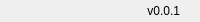
              <widget class="QFrame" name="bottomBar">
               <property name="minimumSize">
                <size>
                 <width>0</width>
                 <height>15</height>
                </size>
               </property>
               <property name="maximumSize">
                <size>
                 <width>16777215</width>
                 <height>22</height>
                </size>
               </property>
               <property name="frameShape">
                <enum>QFrame::NoFrame</enum>
               </property>
               <property name="frameShadow">
                <enum>QFrame::Raised</enum>
               </property>
               <layout class="QHBoxLayout" name="horizontalLayout_5">
                <property name="spacing">
                 <number>0</number>
                </property>
                <property name="leftMargin">
                 <number>0</number>
                </property>
                <property name="topMargin">
                 <number>0</number>
                </property>
                <property name="rightMargin">
                 <number>0</number>
                </property>
                <property name="bottomMargin">
                 <number>0</number>
                </property>
                <item>
                 <widget class="QLabel" name="creditsLabel">
                  <property name="maximumSize">
                   <size>
                    <width>16777215</width>
                    <height>10</height>
                   </size>
                  </property>
                  <property name="font">
                   <font>
                    <family>Segoe UI</family>
                    <pointsize>-1</pointsize>
                    <italic>false</italic>
                    <bold>false</bold>
                   </font>
                  </property>
                  <property name="text">
                   <string/>
                  </property>
                  <property name="alignment">
                   <set>Qt::AlignLeading|Qt::AlignLeft|Qt::AlignVCenter</set>
                  </property>
                 </widget>
                </item>
                <item>
                 <widget class="QLabel" name="version">
                  <property name="text">
                   <string>v0.0.1</string>
                  </property>
                  <property name="alignment">
                   <set>Qt::AlignRight|Qt::AlignTrailing|Qt::AlignVCenter</set>
                  </property>
                 </widget>
                </item>
                <item>
                 <widget class="QFrame" name="frame_size_grip">
                  <property name="minimumSize">
                   <size>
                    <width>20</width>
                    <height>0</height>
                   </size>
                  </property>
                  <property name="maximumSize">
                   <size>
                    <width>20</width>
                    <height>16777215</height>
                   </size>
                  </property>
                  <property name="frameShape">
                   <enum>QFrame::NoFrame</enum>
                  </property>
                  <property name="frameShadow">
                   <enum>QFrame::Raised</enum>
                  </property>
                 </widget>
                </item>
               </layout>
              </widget>
